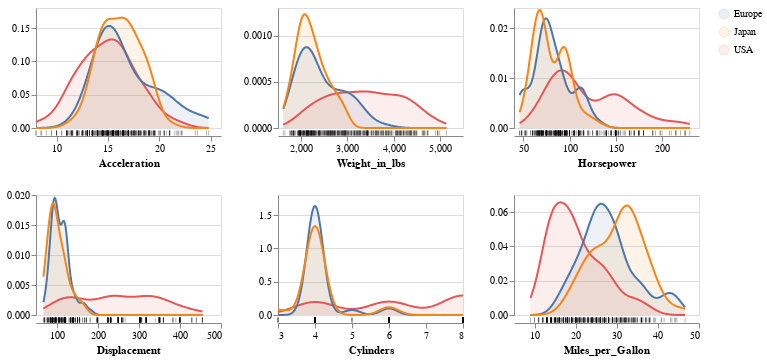

The code cell stored with this chart in its notebook:
### Markdown cell above
### Function usage

### Code cell
# Load data
cars = data.cars()

# Run EDA by subsetting on origin
eda_plot = eda_summary(cars, color='Origin')

# Show the EDA plot
eda_plot.show()

### Figure 1 — Vega-Lite specification as saved in the notebook (floating-point values rounded to 4 significant figures; data arrays with more than 128 entries replaced by an {"elided": "..."} marker saying what was removed)
{"config": {"view": {"continuousWidth": 300, "continuousHeight": 300}}, "concat": [{"layer": [{"mark": {"type": "area", "opacity": 0.1}, "encoding": {"color": {"field": "Origin", "title": null, "type": "nominal"}, "x": {"axis": {"grid": false}, "field": "Acceleration", "type": "quantitative"}, "y": {"field": "density", "stack": false, "title": null, "type": "quantitative"}}, "transform": [{"density": "Acceleration", "groupby": ["Origin"], "minsteps": 100, "as": ["Acceleration", "density"]}]}, {"mark": {"type": "line"}, "encoding": {"color": {"field": "Origin", "title": null, "type": "nominal"}, "x": {"axis": {"grid": false}, "field": "Acceleration", "type": "quantitative"}, "y": {"field": "density", "stack": false, "title": null, "type": "quantitative"}}, "transform": [{"density": "Acceleration", "groupby": ["Origin"], "minsteps": 100, "as": ["Acceleration", "density"]}]}, {"mark": {"type": "tick", "color": "black", "height": 5, "opacity": 0.3, "yOffset": 65}, "encoding": {"tooltip": {"value": "Individual observations"}, "x": {"axis": {"offset": 8}, "field": "Acceleration", "type": "quantitative"}}}], "height": 120, "width": 185}, {"layer": [{"mark": {"type": "area", "opacity": 0.1}, "encoding": {"color": {"field": "Origin", "title": null, "type": "nominal"}, "x": {"axis": {"grid": false}, "field": "Weight_in_lbs", "type": "quantitative"}, "y": {"field": "density", "stack": false, "title": null, "type": "quantitative"}}, "transform": [{"density": "Weight_in_lbs", "groupby": ["Origin"], "minsteps": 100, "as": ["Weight_in_lbs", "density"]}]}, {"mark": {"type": "line"}, "encoding": {"color": {"field": "Origin", "title": null, "type": "nominal"}, "x": {"axis": {"grid": false}, "field": "Weight_in_lbs", "type": "quantitative"}, "y": {"field": "density", "stack": false, "title": null, "type": "quantitative"}}, "transform": [{"density": "Weight_in_lbs", "groupby": ["Origin"], "minsteps": 100, "as": ["Weight_in_lbs", "density"]}]}, {"mark": {"type": "tick", "color": "black", "height": 5, "opacity": 0.3, "yOffset": 65}, "encoding": {"tooltip": {"value": "Individual observations"}, "x": {"axis": {"offset": 8}, "field": "Weight_in_lbs", "type": "quantitative"}}}], "height": 120, "width": 185}, {"layer": [{"mark": {"type": "area", "opacity": 0.1}, "encoding": {"color": {"field": "Origin", "title": null, "type": "nominal"}, "x": {"axis": {"grid": false}, "field": "Horsepower", "type": "quantitative"}, "y": {"field": "density", "stack": false, "title": null, "type": "quantitative"}}, "transform": [{"density": "Horsepower", "groupby": ["Origin"], "minsteps": 100, "as": ["Horsepower", "density"]}]}, {"mark": {"type": "line"}, "encoding": {"color": {"field": "Origin", "title": null, "type": "nominal"}, "x": {"axis": {"grid": false}, "field": "Horsepower", "type": "quantitative"}, "y": {"field": "density", "stack": false, "title": null, "type": "quantitative"}}, "transform": [{"density": "Horsepower", "groupby": ["Origin"], "minsteps": 100, "as": ["Horsepower", "density"]}]}, {"mark": {"type": "tick", "color": "black", "height": 5, "opacity": 0.3, "yOffset": 65}, "encoding": {"tooltip": {"value": "Individual observations"}, "x": {"axis": {"offset": 8}, "field": "Horsepower", "type": "quantitative"}}}], "height": 120, "width": 185}, {"layer": [{"mark": {"type": "area", "opacity": 0.1}, "encoding": {"color": {"field": "Origin", "title": null, "type": "nominal"}, "x": {"axis": {"grid": false}, "field": "Displacement", "type": "quantitative"}, "y": {"field": "density", "stack": false, "title": null, "type": "quantitative"}}, "transform": [{"density": "Displacement", "groupby": ["Origin"], "minsteps": 100, "as": ["Displacement", "density"]}]}, {"mark": {"type": "line"}, "encoding": {"color": {"field": "Origin", "title": null, "type": "nominal"}, "x": {"axis": {"grid": false}, "field": "Displacement", "type": "quantitative"}, "y": {"field": "density", "stack": false, "title": null, "type": "quantitative"}}, "transform": [{"density": "Displacement", "groupby": ["Origin"], "minsteps": 100, "as": ["Displacement", "density"]}]}, {"mark": {"type": "tick", "color": "black", "height": 5, "opacity": 0.3, "yOffset": 65}, "encoding": {"tooltip": {"value": "Individual observations"}, "x": {"axis": {"offset": 8}, "field": "Displacement", "type": "quantitative"}}}], "height": 120, "width": 185}, {"layer": [{"mark": {"type": "area", "opacity": 0.1}, "encoding": {"color": {"field": "Origin", "title": null, "type": "nominal"}, "x": {"axis": {"grid": false}, "field": "Cylinders", "type": "quantitative"}, "y": {"field": "density", "stack": false, "title": null, "type": "quantitative"}}, "transform": [{"density": "Cylinders", "groupby": ["Origin"], "minsteps": 100, "as": ["Cylinders", "density"]}]}, {"mark": {"type": "line"}, "encoding": {"color": {"field": "Origin", "title": null, "type": "nominal"}, "x": {"axis": {"grid": false}, "field": "Cylinders", "type": "quantitative"}, "y": {"field": "density", "stack": false, "title": null, "type": "quantitative"}}, "transform": [{"density": "Cylinders", "groupby": ["Origin"], "minsteps": 100, "as": ["Cylinders", "density"]}]}, {"mark": {"type": "tick", "color": "black", "height": 5, "opacity": 0.3, "yOffset": 65}, "encoding": {"tooltip": {"value": "Individual observations"}, "x": {"axis": {"offset": 8}, "field": "Cylinders", "type": "quantitative"}}}], "height": 120, "width": 185}, {"layer": [{"mark": {"type": "area", "opacity": 0.1}, "encoding": {"color": {"field": "Origin", "title": null, "type": "nominal"}, "x": {"axis": {"grid": false}, "field": "Miles_per_Gallon", "type": "quantitative"}, "y": {"field": "density", "stack": false, "title": null, "type": "quantitative"}}, "transform": [{"density": "Miles_per_Gallon", "groupby": ["Origin"], "minsteps": 100, "as": ["Miles_per_Gallon", "density"]}]}, {"mark": {"type": "line"}, "encoding": {"color": {"field": "Origin", "title": null, "type": "nominal"}, "x": {"axis": {"grid": false}, "field": "Miles_per_Gallon", "type": "quantitative"}, "y": {"field": "density", "stack": false, "title": null, "type": "quantitative"}}, "transform": [{"density": "Miles_per_Gallon", "groupby": ["Origin"], "minsteps": 100, "as": ["Miles_per_Gallon", "density"]}]}, {"mark": {"type": "tick", "color": "black", "height": 5, "opacity": 0.3, "yOffset": 65}, "encoding": {"tooltip": {"value": "Individual observations"}, "x": {"axis": {"offset": 8}, "field": "Miles_per_Gallon", "type": "quantitative"}}}], "height": 120, "width": 185}], "columns": 3, "data": {"name": "data-583e73726c1545c56c203344161a975c"}, "$schema": "https://vega.github.io/schema/vega-lite/v5.20.1.json", "datasets": {"data-583e73726c1545c56c203344161a975c": {"elided": "406 records"}}}
